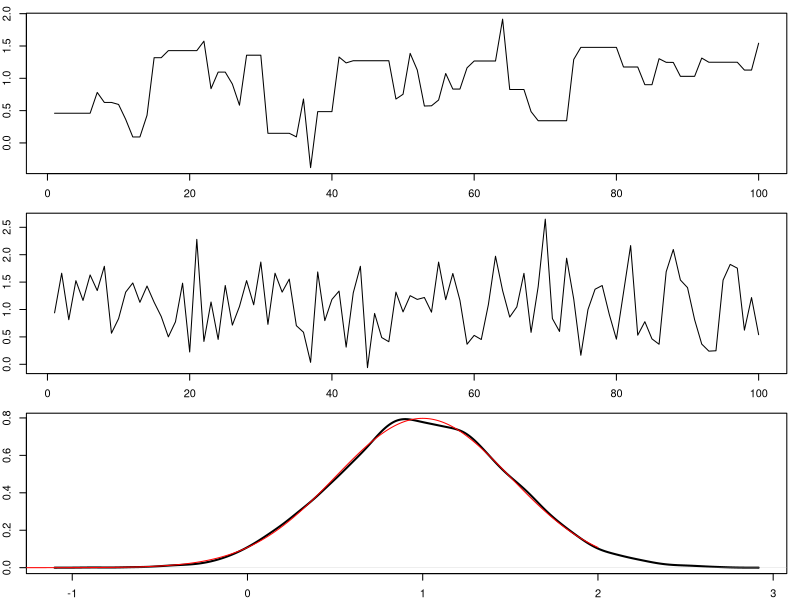
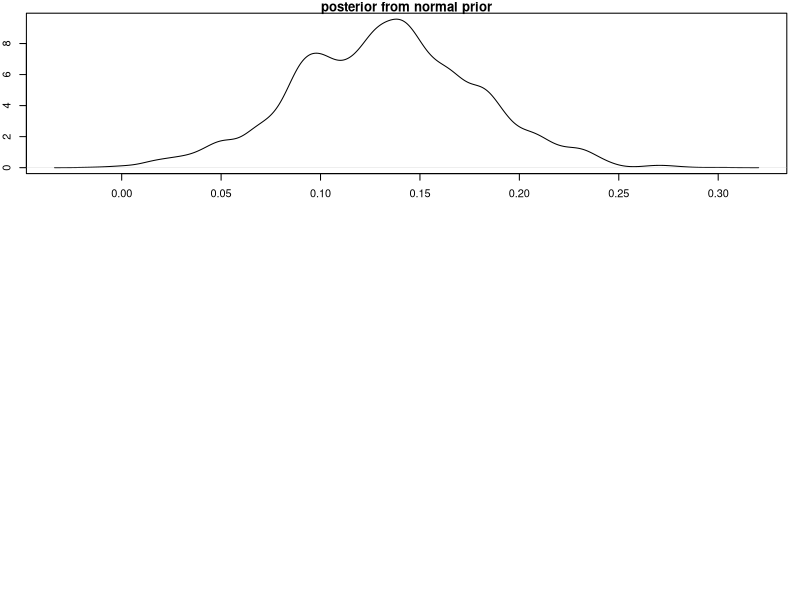

Here is the R script that generated these plots, in order:
## ---- chunk 1
library(magrittr)
set.seed(2020-4-9)

## ---- chunk 2
h <- function(x, mu = 1, sd = 0.5) {
  y <- -log(sd) - (x - mu)^2 / (2 * sd^2)
} # un-normalized function (doesn't need to integrate as 1)

out <- mcmc::metrop(obj = h, initial = 0, nbatch = 100, nspac = 1)

par(mfrow = c(3, 1))
par(mar = c(2, 2, 1, 1))
plot(out$batch, type = "l") # a time series with flat steps

out <- mcmc::metrop(obj = h, initial = 0, nbatch = 100, nspac = 10)
plot(out$batch, type = "l") # a time series looks like a white noise

out <- mcmc::metrop(obj = h, initial = 0, nbatch = 10000, nspac = 10)
plot(density(out$batch), main = "", lwd = 2)

xbase <- seq(-2, 2, 0.01)
ynorm <- dnorm(xbase, mean = 1, sd = 0.5)
lines(x = xbase, y = ynorm, type = "l", col = "red")
## ---- chunk 3
# DGP
n <- 500
b0 <- c(.1, .1)
X <- cbind(1, rnorm(n))
Y <- X %*% b0 + rnorm(n)

b2_OLS <- (lm(Y ~ -1 + X) %>% summary() %>% coef())[2, ]
# "-1" in lm( ) because X has contained intercept
print(cat(
  "The OLS point est =", b2_OLS[1], " sd = ", b2_OLS[2],
  " \n and C.I.=(", c(b2_OLS[1] - 1.96 * b2_OLS[2], b2_OLS[1] + 1.96 * b2_OLS[2]), ")"
))

# Laplace-type estimator
L <- function(b) -0.5 * sum((Y - X %*% b)^2) - 0.5 * crossprod(b - c(0, 0))
# notice the "minus" sign of the OLS objective function
# here we use a normal prior around (0,0).
# results are very similar if we replace it with a flat prior so that
# L <- function(b) -0.5*sum((Y - X %*% b)^2)

nbatch <- 10000
out <- mcmc::metrop(obj = L, initial = c(0, 0), nbatch = nbatch, nspac = 20)

# summarize the estimation
bhat2 <- out$batch[-(1:round(nbatch / 10)), 2] # remove the burn in
bhat2_point <- mean(bhat2)
bhat2_sd <- sd(bhat2)
bhat2_CI <- quantile(bhat2, c(.025, .975))

# compare with OLS
print(cat(
  "The posterior mean =", bhat2_point, " sd = ", bhat2_sd,
  " \n and C.I.=(", bhat2_CI, ")"
))

plot(density(bhat2), main = "posterior from normal prior")
